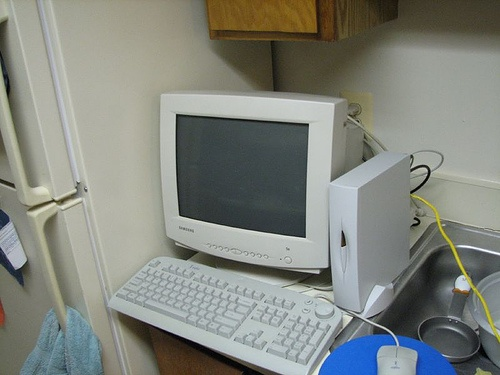
//> input picture Topic/001_read_show/test.jpg, 500 x 375 px
$ ./046_Denoise_Binarycpp   (built with g++ and OpenCV 4)
//> lines starting //> are read from the running program, lines starting //| are printed output that depends on the picture; after the words box and inside, x2 and y2 are one past the last pixel; in counts of white or black regions, pixels touching at a corner belong together
#include <opencv2/opencv.hpp>
#include <iostream>

using namespace cv;
using namespace std;

int main(int argc, const char *argv[])
{
	Mat src = imread("H:\\OpenCV_Learning\\test.jpg");
//> src is the input picture: 375 rows x 500 cols, CV_8UC3; mean B, G, R 126.1, 133.4, 130.1
	if (src.empty()) {
		printf("could not load image...\n");
		return -1;
	}
	namedWindow("input", WINDOW_AUTOSIZE);
	imshow("input", src);

	// 去噪声与二值化
	Mat dst, gray, binary;
	pyrMeanShiftFiltering(src, dst, 10, 100);
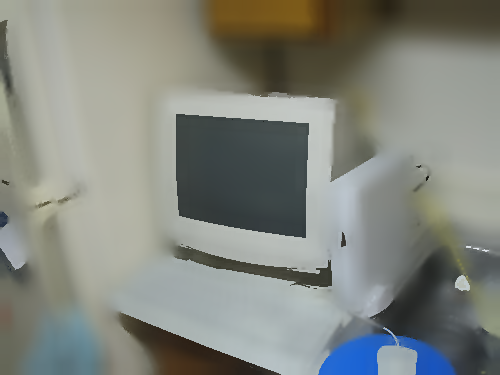
//> dst: 375 rows x 500 cols, CV_8UC3; mean B, G, R 126.3, 133.7, 130.4
	// GaussianBlur(src, dst, Size(3, 3), 0, 0);
	cvtColor(dst, gray, COLOR_BGR2GRAY);
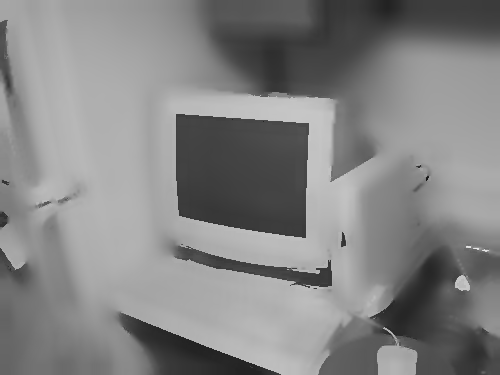
//> gray: 375 rows x 500 cols, CV_8UC1; min 22, max 233, mean 131.9
	threshold(gray, binary, 0, 255, THRESH_BINARY | THRESH_OTSU);
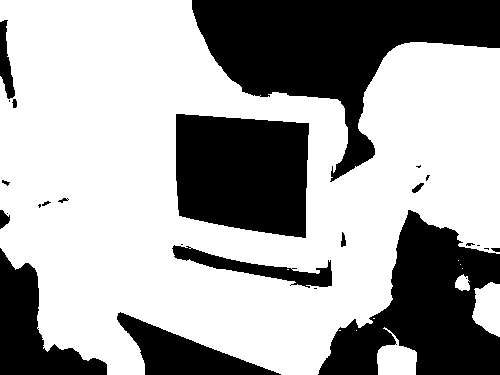
//> binary: 375 rows x 500 cols, CV_8UC1; 64.6% white; 26 black regions (11 under 20 px), largest, box (x1, y1, x2, y2) and area: (192, 0, 500, 182) 23010, (318, 210, 500, 375) 15969, (176, 114, 309, 238) 14285
	imshow("binary", binary);
	imwrite("binary.png", binary);

	waitKey(0);
	return 0;
}
